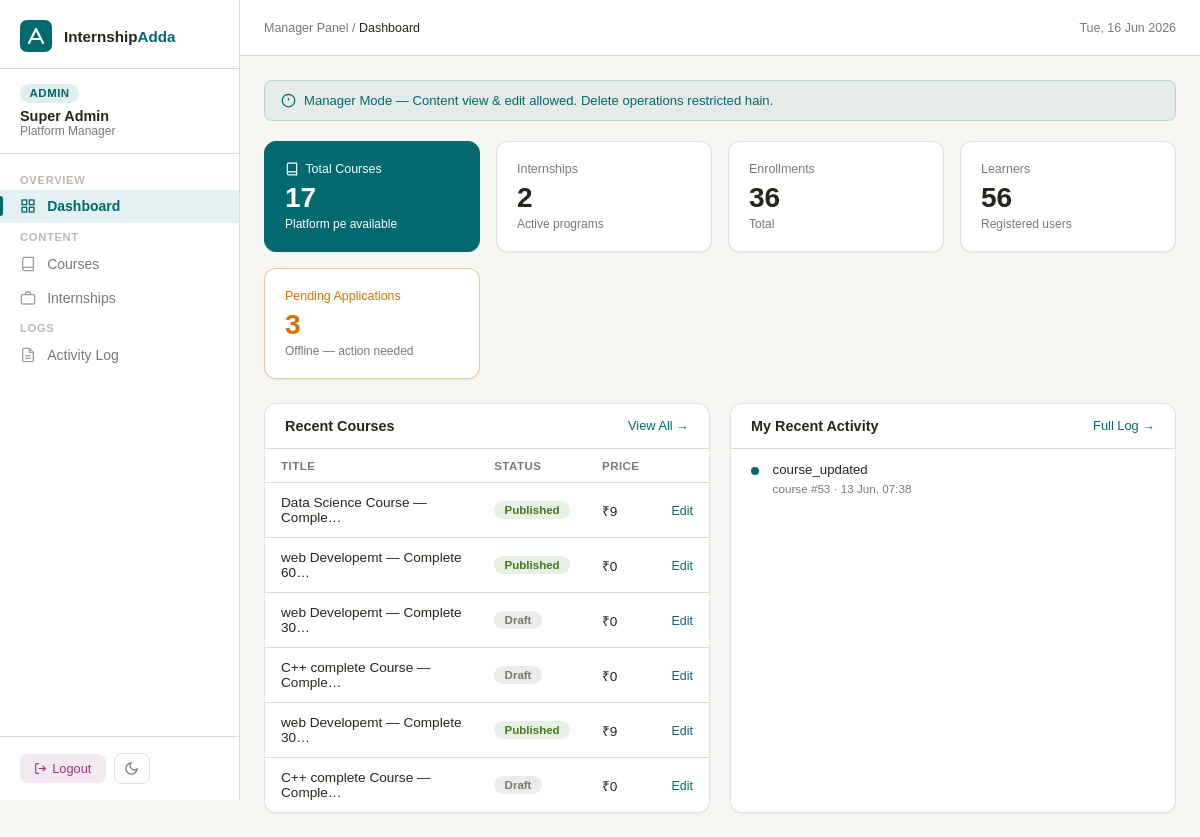
The app's page /second/manager_dashboard.php (signed in) with its own data.
### tables this page shows
CREATE TABLE `courses` (
  `id` int(10) UNSIGNED NOT NULL,
  `title` varchar(255) NOT NULL,
  `slug` varchar(255) NOT NULL,
  `description` text DEFAULT NULL,
  `cover_image` varchar(255) DEFAULT NULL,
  `icon` varchar(255) DEFAULT NULL,
  `preview_image` varchar(255) DEFAULT NULL,
  `price` decimal(10,2) DEFAULT 0.00,
  `status` enum('draft','published') DEFAULT 'draft',
  `created_by` int(10) UNSIGNED NOT NULL,
  `created_at` timestamp NULL DEFAULT current_timestamp(),
  `updated_at` timestamp NULL DEFAULT current_timestamp() ON UPDATE current_timestamp()
);

CREATE TABLE `manager_activity_log` (
  `id` int(10) UNSIGNED NOT NULL,
  `manager_id` int(10) UNSIGNED NOT NULL,
  `action` varchar(100) NOT NULL,
  `entity_type` enum('course','internship','enrollment','user','coupon','offline_app','other') DEFAULT 'other',
  `entity_id` int(10) UNSIGNED DEFAULT NULL,
  `description` text DEFAULT NULL,
  `ip_address` varchar(45) DEFAULT NULL,
  `created_at` timestamp NULL DEFAULT current_timestamp()
);

### second/manager_auth.php (called while the page is built, shortened)
<?php
function getManagerPermissions(): array {
    if ($_SESSION['user_role'] === 'admin') {
        return array_fill_keys([
            'courses_view','courses_edit','courses_create','courses_delete',
            'internships_view','internships_edit','internships_create','internships_delete',
            'enrollments_view','users_view','reports_view',
            'coupons_view','coupons_edit','offline_apps_view','offline_apps_edit'
        ], 1);
    }
    return $_SESSION['manager_permissions'];
}
function can(string $perm): bool {
    return !empty(getManagerPermissions()[$perm]);
}

### second/manager_dashboard.php (the view, shortened to what this page needs)
<?php
require_once __DIR__ . '/manager_auth.php';
$db   = getDB();
$name = $_SESSION['user_name'];
$role = $_SESSION['user_role'];
try { $totalCourses = $db->query("SELECT COUNT(*) FROM courses")->fetchColumn(); }
catch(Exception $e) { $totalCourses = 0; }
try { $totalInternships = $db->query("SELECT COUNT(*) FROM internships")->fetchColumn(); }
catch(Exception $e) { $totalInternships = 0; }
try { $totalEnrollments = $db->query("SELECT COUNT(*) FROM enrollments")->fetchColumn(); }
catch(Exception $e) { $totalEnrollments = 0; }
try { $totalUsers = $db->query("SELECT COUNT(*) FROM users WHERE role='learner'")->fetchColumn(); }
catch(Exception $e) { $totalUsers = 0; }
$pendingApps  = 0;
foreach (['offline_internship_applications','offlineinternshipapplications','offline_applications','internship_applications'] as $tbl) {
    try {
        $pendingApps  = $db->query("SELECT COUNT(*) FROM `$tbl` WHERE status='pending'")->fetchColumn();
        break;
    } catch(Exception $e) { continue; }
}
$activities = [];
try {
    $stmt = $db->prepare("SELECT mal.*, u.name as manager_name FROM manager_activity_log mal JOIN users u ON u.id = mal.manager_id WHERE mal.manager_id = ? ORDER BY mal.created_at DESC LIMIT 8");
    $stmt->execute([$_SESSION['user_id']]);
    $activities = $stmt->fetchAll();
} catch(Exception $e) { $activities = []; }
$recentCourses = [];
if (can('courses_view')) {
    try {
        $recentCourses = $db->query("SELECT id, title, status, price FROM courses ORDER BY created_at DESC LIMIT 6")->fetchAll();
    } catch(Exception $e) { $recentCourses = []; }
}
?>
<!DOCTYPE html>
<html lang="en" data-theme="light">
<head>
<link href="https://api.fontshare.com/v2/css?f[]=satoshi@400,500,600,700&display=swap" rel="stylesheet">
</head>
<body>
<aside class="sidebar" id="sidebar">
  <div class="sidebar-logo">
    <svg viewBox="0 0 32 32" fill="none">
      <rect width="32" height="32" rx="7" fill="var(--primary)"/>
      <path d="M9 23L16 9L23 23" stroke="white" stroke-width="2.2" stroke-linecap="round" stroke-linejoin="round"/>
      <path d="M12 19h8" stroke="white" stroke-width="1.8" stroke-linecap="round"/>
    </svg>
    <div class="logo-text">Internship<span>Adda</span></div>
  </div>
  <div class="sidebar-user">
    <div class="user-badge"><?= htmlspecialchars(ucfirst($role)) ?></div>
    <div class="user-name"><?= htmlspecialchars($name) ?></div>
    <div class="user-email-sm">Platform Manager</div>
  </div>
  <nav>
    <div class="nav-section">Overview</div>
    <a href="manager_dashboard.php" class="nav-item active">
      <svg viewBox="0 0 24 24" fill="none" stroke="currentColor" stroke-width="2"><rect x="3" y="3" width="7" height="7"/><rect x="14" y="3" width="7" height="7"/><rect x="3" y="14" width="7" height="7"/><rect x="14" y="14" width="7" height="7"/></svg>
      Dashboard
    </a>
    <div class="nav-section">Content</div>
    <?php if(can('courses_view')): ?>
    <a href="courses.php" class="nav-item">
      <svg viewBox="0 0 24 24" fill="none" stroke="currentColor" stroke-width="2"><path d="M4 19.5A2.5 2.5 0 0 1 6.5 17H20"/><path d="M6.5 2H20v20H6.5A2.5 2.5 0 0 1 4 19.5v-15A2.5 2.5 0 0 1 6.5 2z"/></svg>
      Courses
    </a>
    <?php endif; ?>
    <?php if(can('internships_view')): ?>
    <a href="internships.php" class="nav-item">
      <svg viewBox="0 0 24 24" fill="none" stroke="currentColor" stroke-width="2"><rect x="2" y="7" width="20" height="14" rx="2"/><path d="M16 7V5a2 2 0 0 0-2-2h-4a2 2 0 0 0-2 2v2"/></svg>
      Internships
    </a>
    <?php endif; ?>
    <div class="nav-section">Logs</div>
    <a href="activity_log.php" class="nav-item">
      <svg viewBox="0 0 24 24" fill="none" stroke="currentColor" stroke-width="2"><path d="M14 2H6a2 2 0 0 0-2 2v16a2 2 0 0 0 2 2h12a2 2 0 0 0 2-2V8z"/><polyline points="14 2 14 8 20 8"/><line x1="16" y1="13" x2="8" y2="13"/><line x1="16" y1="17" x2="8" y2="17"/></svg>
      Activity Log
    </a>
  </nav>
  <div class="sidebar-footer">
    <a href="manager_dashboard.php?logout=1" class="btn-sm btn-danger">
      <svg width="13" height="13" viewBox="0 0 24 24" fill="none" stroke="currentColor" stroke-width="2"><path d="M9 21H5a2 2 0 0 1-2-2V5a2 2 0 0 1 2-2h4"/><polyline points="16 17 21 12 16 7"/><line x1="21" y1="12" x2="9" y2="12"/></svg>
      Logout
    </a>
    <button data-theme-toggle class="btn-sm btn-ghost" aria-label="Toggle theme" style="padding:.45rem .6rem">
      <svg width="15" height="15" viewBox="0 0 24 24" fill="none" stroke="currentColor" stroke-width="2"><path d="M21 12.79A9 9 0 1 1 11.21 3 7 7 0 0 0 21 12.79z"/></svg>
    </button>
  </div>
</aside>
<div class="main">
  <header class="topbar">
    <div class="breadcrumb">Manager Panel / <span>Dashboard</span></div>
    <span style="font-size:.78rem;color:var(--muted)"><?= date('D, d M Y') ?></span>
  </header>
  <main class="content">
    <div class="perm-notice">
      <svg width="15" height="15" viewBox="0 0 24 24" fill="none" stroke="currentColor" stroke-width="2"><circle cx="12" cy="12" r="10"/><line x1="12" y1="8" x2="12" y2="12"/><line x1="12" y1="16" x2="12.01" y2="16"/></svg>
      Manager Mode — Content view &amp; edit allowed. Delete operations restricted hain.
    </div>
    <div class="kpi-grid">
      <?php if(can('courses_view')): ?>
      <div class="kpi-card accent">
        <div class="kpi-label">
          <svg viewBox="0 0 24 24" fill="none" stroke="currentColor" stroke-width="2"><path d="M4 19.5A2.5 2.5 0 0 1 6.5 17H20"/><path d="M6.5 2H20v20H6.5A2.5 2.5 0 0 1 4 19.5v-15A2.5 2.5 0 0 1 6.5 2z"/></svg>
          Total Courses
        </div>
        <div class="kpi-value"><?= number_format((int)$totalCourses) ?></div>
        <div class="kpi-sub">Platform pe available</div>
      </div>
      <?php endif; ?>
      <?php if(can('internships_view')): ?>
      <div class="kpi-card">
        <div class="kpi-label">Internships</div>
        <div class="kpi-value"><?= number_format((int)$totalInternships) ?></div>
        <div class="kpi-sub">Active programs</div>
      </div>
      <?php endif; ?>
      <?php if(can('enrollments_view')): ?>
      <div class="kpi-card">
        <div class="kpi-label">Enrollments</div>
        <div class="kpi-value"><?= number_format((int)$totalEnrollments) ?></div>
        <div class="kpi-sub">Total</div>
      </div>
      <?php endif; ?>
      <?php if(can('users_view')): ?>
      <div class="kpi-card">
        <div class="kpi-label">Learners</div>
        <div class="kpi-value"><?= number_format((int)$totalUsers) ?></div>
        <div class="kpi-sub">Registered users</div>
      </div>
      <?php endif; ?>
      <?php if(can('offline_apps_view') && $pendingApps > 0): ?>
      <div class="kpi-card" style="border-color:oklch(from var(--orange) l c h/0.4)">
        <div class="kpi-label" style="color:var(--orange)">Pending Applications</div>
        <div class="kpi-value" style="color:var(--orange)"><?= (int)$pendingApps ?></div>
        <div class="kpi-sub">Offline — action needed</div>
      </div>
      <?php endif; ?>
    </div>
    <div class="grid-2">
      <?php if(can('courses_view')): ?>
      <div class="section-card">
        <div class="section-head">
          <h2>Recent Courses</h2>
          <a href="courses.php">View All →</a>
        </div>
        <div class="table-wrap">
          <table>
            <thead><tr><th>Title</th><th>Status</th><th>Price</th><th></th></tr></thead>
            <tbody>
              <?php if(empty($recentCourses)): ?>
              <tr><td colspan="4" style="text-align:center;padding:1.5rem;color:var(--muted)">Koi course nahi mila</td></tr>
              <?php else: ?>
              <?php foreach($recentCourses as $c): ?>
              <tr>
                <td><?= htmlspecialchars(mb_substr($c['title'],0,28)) ?><?= mb_strlen($c['title'])>28?'…':'' ?></td>
                <td><span class="status-badge status-<?= htmlspecialchars($c['status']) ?>"><?= ucfirst(htmlspecialchars($c['status'])) ?></span></td>
                <td>₹<?= number_format((float)$c['price'],0) ?></td>
                <td><?php if(can('courses_edit')): ?><a href="course_edit.php?id=<?= (int)$c['id'] ?>" style="font-size:.78rem;color:var(--primary);font-weight:500">Edit</a><?php endif; ?></td>
              </tr>
              <?php endforeach; ?>
              <?php endif; ?>
            </tbody>
          </table>
        </div>
      </div>
      <?php endif; ?>
      <div class="section-card">
        <div class="section-head">
          <h2>My Recent Activity</h2>
          <a href="activity_log.php">Full Log →</a>
        </div>
        <?php if(empty($activities)): ?>
          <p style="padding:2rem;text-align:center;color:var(--muted);font-size:.85rem">Abhi koi activity nahi hai</p>
        <?php else: ?>
        <ul class="activity-list">
          <?php foreach($activities as $act): ?>
          <li class="activity-item">
            <div class="activity-dot"></div>
            <div>
              <div class="activity-text"><?= htmlspecialchars($act['action']) ?></div>
              <div class="activity-meta">
                <?= htmlspecialchars($act['entity_type']) ?>
                <?= !empty($act['entity_id']) ? '#'.(int)$act['entity_id'] : '' ?>
                &middot;
                <?= date('d M, H:i', strtotime($act['created_at'])) ?>
              </div>
            </div>
          </li>
          <?php endforeach; ?>
        </ul>
        <?php endif; ?>
      </div>
    </div>
  </main>
</div>
</body>
</html>

### records on screen
courses: title "Data Science Course — Comple", status "Published", price "9"
courses: title "web Developemt — Complete 60", status "Published", price "0"
courses: title "web Developemt — Complete 30", status "Draft", price "0"
courses: title "C++ complete Course — Comple", status "Draft", price "0"
courses: title "web Developemt — Complete 30", status "Published", price "9"
courses: title "C++ complete Course — Comple", status "Draft", price "0"
manager_activity_log: action "course_updated", entity_type "course", entity "53", created_at "13 Jun, 07:38"

### other values on screen
$role "ADMIN"
$name "Super Admin"
$totalCourses "17"
$totalInternships "2"
$totalEnrollments "36"
$totalUsers "56"
$pendingApps "3"
